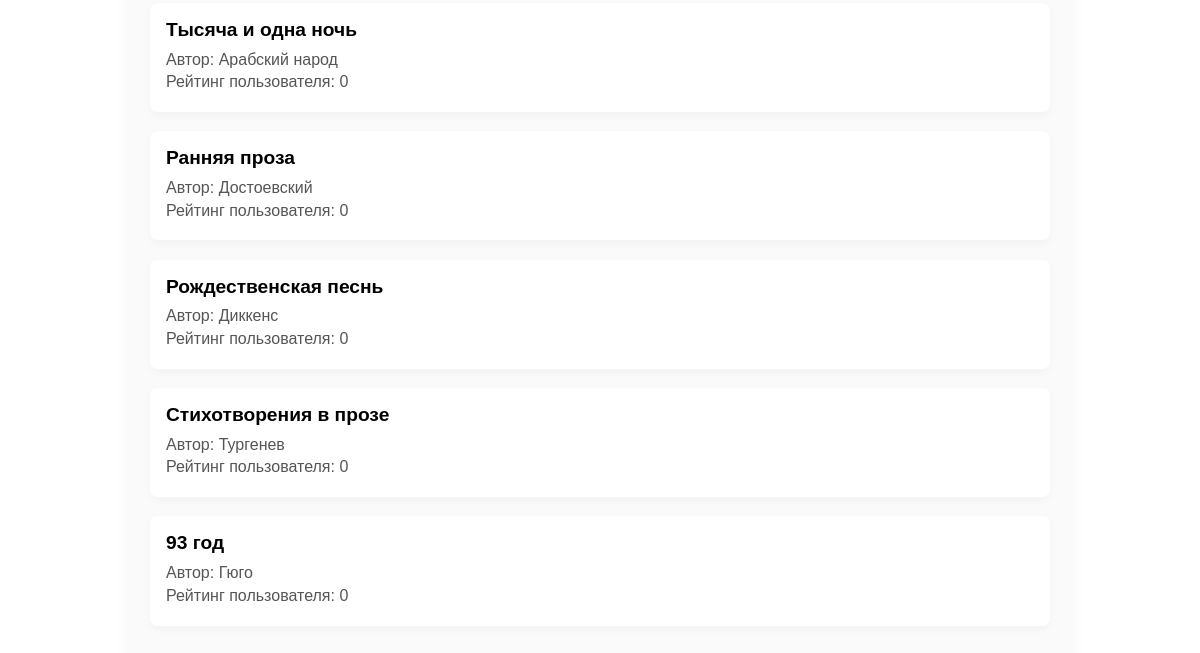
Page /catalog/ (signed in, lower part) on the earlier database version.
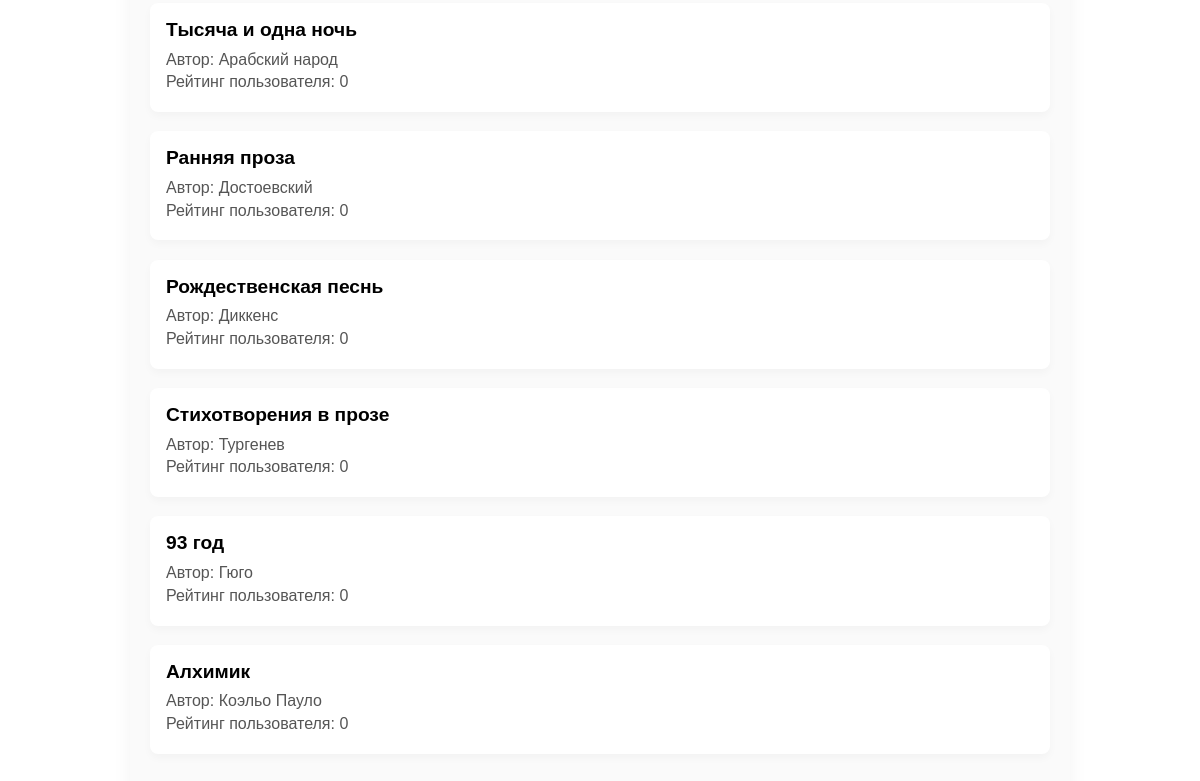
Same page on the later database version.
### main/models.py (models this page shows, shortened)
class Book(models.Model):
    title = models.CharField(max_length=200)
    author = models.CharField(max_length=100)
    price = models.DecimalField(max_digits=6, decimal_places=2)
    image = models.ImageField(upload_to='books/')
    category = models.ForeignKey(Category, on_delete=models.CASCADE, related_name='books', null=True, blank=True)

### main/views.py (the view)
# urls.py: path('catalog/', views.catalog_view, name='catalog'),
@login_required
def catalog_view(request):
    categories = Category.objects.all()
    books = Book.objects.all()
    book_ratings = {}
    for book in books:
        rating_obj = Rating.objects.filter(user=request.user, book=book).first()
        book_ratings[book.id] = rating_obj.rating if rating_obj else 0
    context = {
        'books': books,
        'categories': categories,
        'user_ratings': book_ratings,
    }
    return render(request, 'main/catalog.html', context)

### main/templatetags/utils.py (called while the page is built)
@register.filter
def get_item(dictionary, key):
    return dictionary.get(key, 0)

### main/templates/main/catalog.html (shortened to what this page needs)
{% block content %}
{% load utils %}
<div class="page-container">
{% if books %}
    <ul class="book-list">
        {% for book in books %}
            <li class="book-item">
                <strong>{{ book.title }}</strong>
                <span>Автор: {{ book.author }}</span>
                <span>Рейтинг пользователя: {{ user_ratings|get_item:book.id|default:"0" }}</span>
            </li>
        {% endfor %}
    </ul>
{% else %}
    <p><em>Книги не найдены.</em></p>
{% endif %}
</div>
{% endblock %}

Differences in the rows shown:
added Book: title "Алхимик", author "Коэльо Пауло", id "0"
